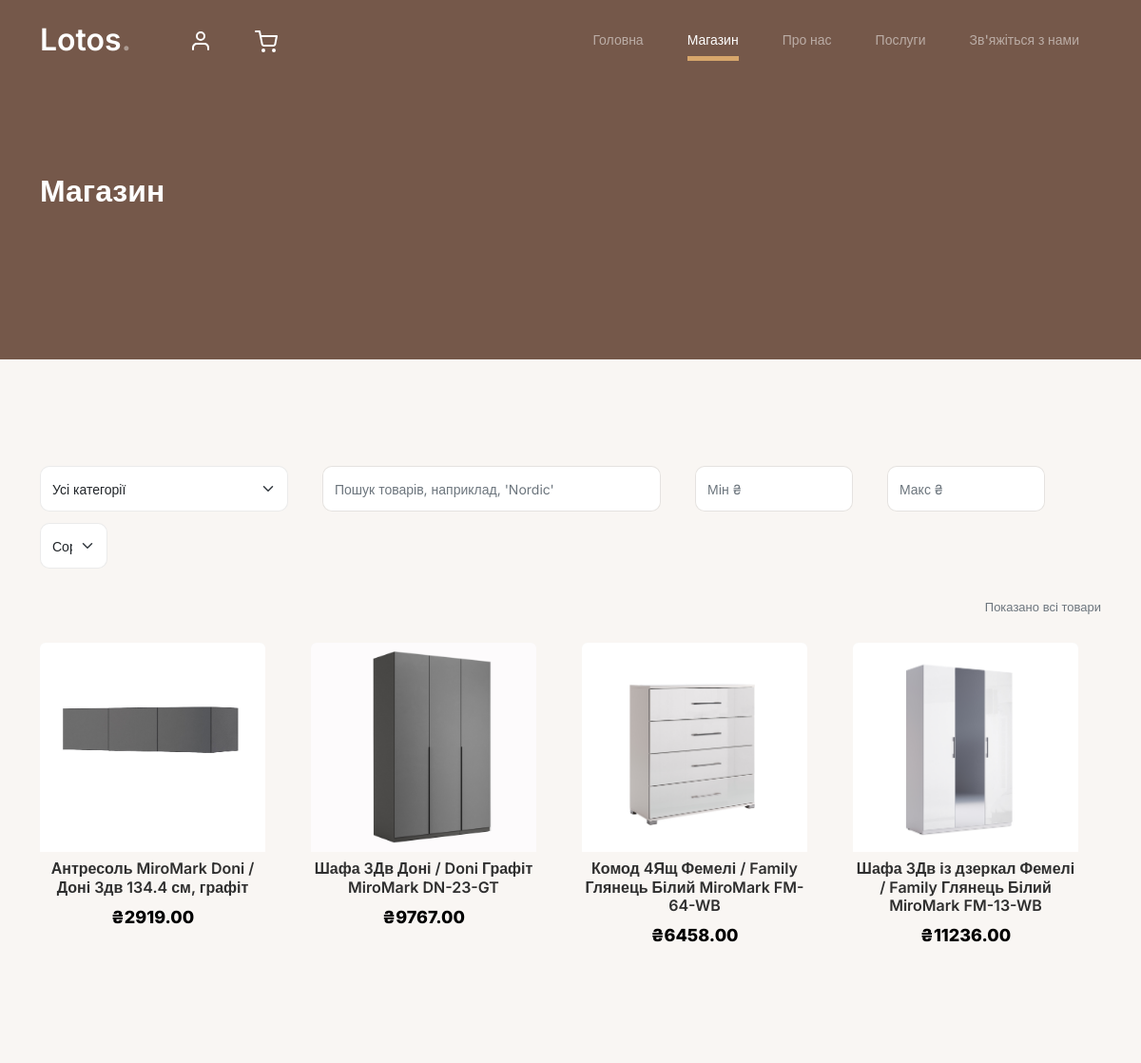
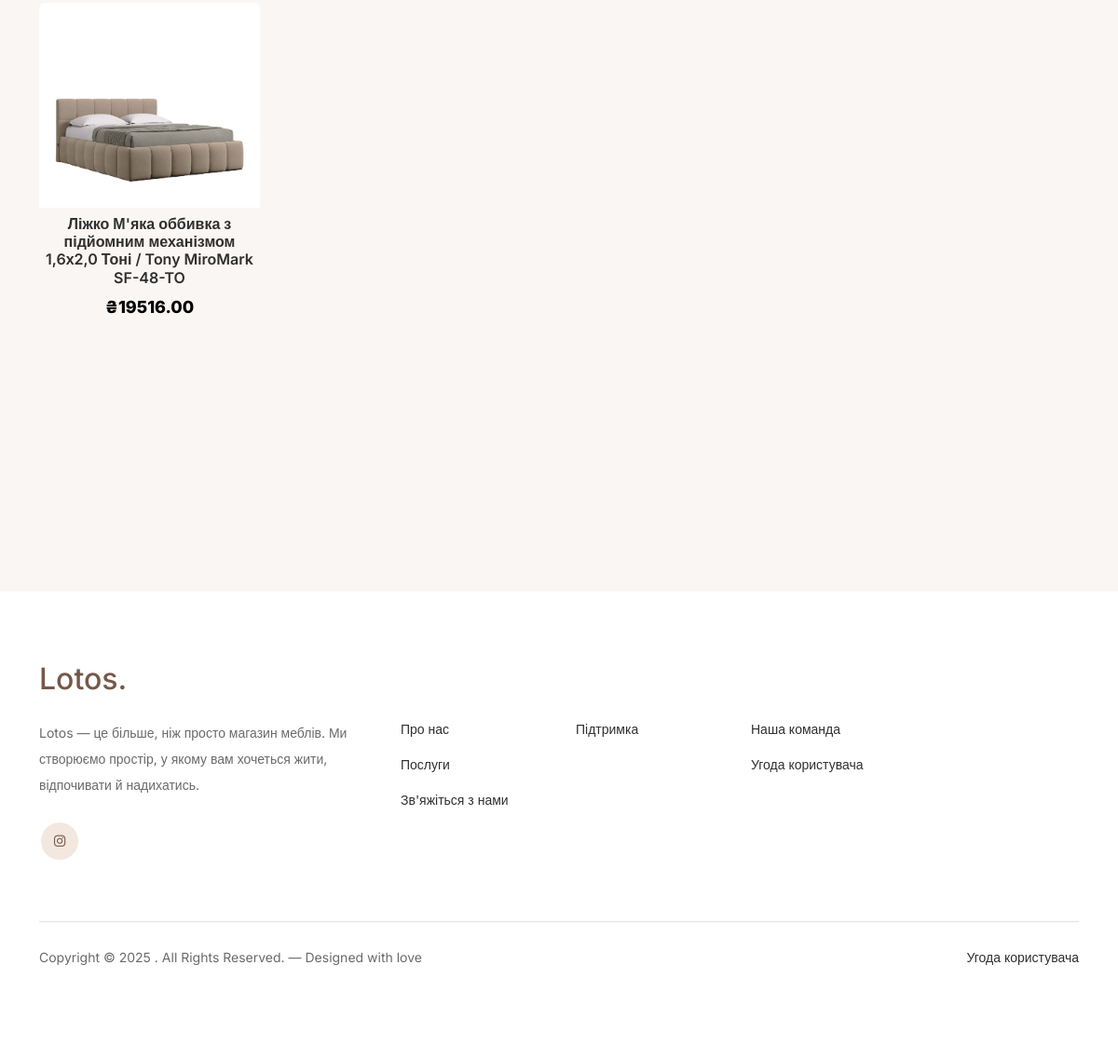
Page /shop on the committed database (2 pictures, top to bottom).
### models/models.py (models this page shows, shortened)
class Product(Base):
    __tablename__ = "products"
    id = Column(Integer, primary_key=True)
    name = Column(String(255), nullable=False)
    description = Column(Text, default="")
    price = Column(Float, default=0.0, nullable=False)  # базовая цена
    discount_percent = Column(Float, default=0.0, nullable=False)
    preview = Column(String(512), nullable=True)  # путь к превью/файлу
    category_id = Column(Integer, ForeignKey("categories.id"), nullable=True)
    attributes = Column(Text, default="")
    created_at = Column(DateTime, default=datetime.utcnow)
    updated_at = Column(DateTime, default=datetime.utcnow, onupdate=datetime.utcnow)
    category = relationship("Category", back_populates="products")
    images = relationship(
        "ProductImage", back_populates="product", cascade="all, delete-orphan"
    )

### main.py (the view)
@app.route("/shop")
def shop():
    db = SessionLocal()
    try:
        selected_category = request.args.get("category", "all")
        products = (
            db.query(Product)
            .options(joinedload(Product.images), joinedload(Product.category))
            .order_by(Product.id.desc())
            .all()
        )
        categories = get_all_categories()
        return render_template(
            "shop.html",
            products=products,
            categories=categories,
            selected_category=selected_category,
        )
    finally:
        db.close()

### database/db.py (called while the page is built)
def get_all_categories():
    db = SessionLocal()
    try:
        categories = db.query(Category).order_by(Category.name).all()
        return categories
    finally:
        db.close()

### main.py (called while the page is built)
@app.context_processor
def inject_urls():
    return {
        "urls": {
            "delete_category": url_for("categories.delete_category"),
            "add_category": url_for("categories.add_category"),
        }
    }

### templates/shop.html (shortened to what this page needs)
<!doctype html>
<html lang="en">
<head>
  <link href="{{url_for('static', filename='css/bootstrap.min.css')}}" rel="stylesheet">
  <link href="https://cdnjs.cloudflare.com/ajax/libs/font-awesome/6.0.0-beta3/css/all.min.css" rel="stylesheet">
  <link href="{{url_for('static', filename='css/tiny-slider.css')}}" rel="stylesheet">
  <link href="{{url_for('static', filename='css/style.css')}}" rel="stylesheet">
  <link href="{{url_for('static', filename='css/shop.css')}}" rel="stylesheet">
</head>
<body>
    <nav class="custom-navbar navbar navbar-expand-md navbar-dark bg-dark" aria-label="Furni navigation bar">
      <div class="container position-relative d-flex justify-content-between align-items-center">
        <a class="navbar-brand" href="{{ url_for('index') }}">Lotos<span>.</span></a>
        <ul class="custom-navbar-cta navbar-nav mb-2 mb-md-0 d-flex flex-row profile-cart-icons">
          <li class="nav-item me-3">
            <a class="nav-link" href="{{ url_for('profile') }}">
              <img src="{{url_for('static', filename='images/user.svg')}}" />
            </a>
          </li>
          <li class="nav-item">
            <a class="nav-link" href="{{ url_for('cart') }}">
              <img src="{{url_for('static', filename='images/cart.svg')}}" />
            </a>
          </li>
        </ul>
        <div class="collapse navbar-collapse" id="navbarsFurni">
          <ul class="custom-navbar-nav navbar-nav ms-auto mb-2 mb-md-0">
            <li class="nav-item"><a class="nav-link" href="{{ url_for('index') }}">Головна</a></li>
            <li class="active"><a class="nav-link" href="{{ url_for('categories_view') }}">Магазин</a></li>
            <li><a class="nav-link" href="{{ url_for('about') }}">Про нас</a></li>
            <li><a class="nav-link" href="{{ url_for('services') }}">Послуги</a></li>
            <li><a class="nav-link" href="{{ url_for('contact') }}">Зв'яжіться з нами</a></li>
          </ul>
        </div>
      </div>
    </nav>
  <div class="hero">
    <div class="container">
      <div class="row justify-content-between">
        <div class="col-lg-5">
          <div class="intro-excerpt">
            <h1>Магазин</h1>
          </div>
        </div>
        <div class="col-lg-7"></div>
      </div>
    </div>
  </div>
  <div class="untree_co-section product-section before-footer-section">
    <div class="container">
      <div class="row mb-4 align-items-center controls-row">
        <div class="col-12 col-md-3 mb-2 mb-md-0">
          <select id="categorySelect" class="form-select">
            <option value="all" {% if selected_category == 'all' %}selected{% endif %}>Усі категорії</option>
        </select>
        </div>
        <div class="col-12 col-md-4 mb-2 mb-md-0">
          <input id="searchInput" class="form-control" type="search" placeholder="Пошук товарів, наприклад, 'Nordic'">
        </div>
        <div class="col-6 col-md-2 mb-2 mb-md-0">
          <input id="minPrice" class="form-control" type="number" placeholder="Мiн ₴" min="0" step="1">
        </div>
        <div class="col-6 col-md-2 mb-2 mb-md-0">
          <input id="maxPrice" class="form-control" type="number" placeholder="Макс ₴" min="0" step="1">
        </div>
        <div class="col-12 col-md-1 text-md-end mt-2 mt-md-0">
          <select id="sortSelect" class="form-select" title="Sort by price">
            <option value="none">Сортувати</option>
          </select>
        </div>
        <div class="col-12 text-end mt-2">
          <small class="text-muted" id="resultsCount">Показано всі товари</small>
        </div>
      </div>
      <div class="row" id="productsRow">
  {% if products and products|length > 0 %}
    {% for p in products %}
      {% set img_src = p.preview %}
      {% if (not img_src) and p.images and p.images|length > 0 %}
        {% set img_src = p.images[0].path %}
      {% endif %}
      {% set discount = p.discount_percent or 0 %}
      {% set price_with_discount = (p.price * (1 - (discount / 100.0))) if discount else p.price %}
      <div class="col-12 col-md-4 col-lg-3 mb-5 product-col"
           data-category="{{ (p.category.name if p.category else '')|lower }}"
           data-price="{{ '%.2f' % price_with_discount }}">
        <a class="product-item d-block text-decoration-none" href="{{ url_for('product_info', product_id=p.id) }}">
          <div class="product-thumb">
            {% if img_src %}
              <img
                src="{{ url_for('static', filename=img_src[7:] if img_src.startswith('static/') else img_src) }}"
                class="img-fluid product-thumbnail"
                alt="{{ p.name }}">
            {% else %}
              <div class="product-thumb-placeholder">Немає фото</div>
            {% endif %}
          </div>
          <div class="product-content mt-2">
            <h3 class="product-title mb-2">{{ p.name }}</h3>
            {% if discount and discount|float > 0 %}
              <div class="d-flex flex-column">
                <strong class="product-price text-muted" style="text-decoration:line-through;">₴{{ '%.2f' % p.price }}</strong>
                <div class="product-discount mt-1">→ <strong class="text-success">₴{{ '%.2f' % price_with_discount }}</strong> <small class="text-muted">({{ discount }}% off)</small></div>
              </div>
            {% else %}
              <strong class="product-price" style="color:black;">₴{{ '%.2f' % p.price }}</strong>
            {% endif %}
          </div>
        </a>
      </div>
    {% endfor %}
  {% else %}
    <div class="col-12">
      <p class="text-center">Товари не знайдені.</p>
    </div>
  {% endif %}
</div>
      </div>
    </div>
    <footer class="footer-section">
      <div class="container relative">
        <div class="row g-5 mb-5">
          <div class="col-lg-4">
            <div class="mb-4 footer-logo-wrap">
              <a href="#" class="footer-logo">Lotos<span>.</span></a>
            </div>
            <p class="mb-4">
              Lotos — це більше, ніж просто магазин меблів. Ми створюємо простір, у якому вам хочеться жити, відпочивати й надихатись.
            </p>
            <ul class="list-unstyled custom-social">
              <li>
                <a href="https://www.instagram.com/lotos_mebel_ua"><span class="fa fa-brands fa-instagram"></span></a>
              </li>
            </ul>
          </div>
          <div class="col-lg-8">
            <div class="row links-wrap">
              <div class="col-6 col-sm-6 col-md-3">
                <ul class="list-unstyled">
                  <li><a href="#">Про нас</a></li>
                  <li><a href="#">Послуги</a></li>
                  <li><a href="#">Зв'яжіться з нами</a></li>
                </ul>
              </div>
              <div class="col-6 col-sm-6 col-md-3">
                <ul class="list-unstyled">
                  <li><a href="#">Підтримка</a></li>
                </ul>
              </div>
              <div class="col-6 col-sm-6 col-md-3">
                <ul class="list-unstyled">
                  <li><a href="#">Наша команда</a></li>
                  <li><a href="{{ url_for('terms') }}"> Угода користувача </a></li>
                </ul>
              </div>
            </div>
          </div>
        </div>
        <div class="border-top copyright">
          <div class="row pt-4">
            <div class="col-lg-6">
              <p class="mb-2 text-center text-lg-start">
                Copyright &copy;
                . All Rights Reserved. &mdash; Designed with love
              </p>
            </div>
            <div class="col-lg-6 text-center text-lg-end">
              <ul class="list-unstyled d-inline-flex ms-auto">
                <li><a href="{{ url_for('terms') }}"> Угода користувача </a></li>
              </ul>
            </div>
          </div>
        </div>
      </div>
    </footer>
</body>
</html>

### static/css/shop.css (style rules this page uses)
.product-thumb { width: 100%; height: 220px; display: block; overflow: hidden; border-radius: 6px 6px 0 0; background: #f5f5f5; position: relative; }
.product-thumb img.product-thumbnail { width: 100%; height: 100%; object-fit: cover; object-position: center center; display: block; }
.product-col .product-item { display: block; text-decoration: none; color: inherit; }
.product-thumbnail { max-width: none; height: auto; width: 100%; }

### rows in the picture
Product: preview (picture), name "Антресоль MiroMark Doni / Доні 3дв 134.4 см, графіт", price "2919.00"
Product: preview (picture), name "Шафа 3Дв Доні / Doni Графіт MiroMark DN-23-GT", price "9767.00"
Product: preview (picture), name "Комод 4Ящ Фемелі / Family Глянець Білий MiroMark FM-64-WB", price "6458.00"
Product: preview (picture), name "Шафа 3Дв із дзеркал Фемелі / Family Глянець Білий MiroMark FM-13-WB", price "11236.00"
Product: preview (picture), name "Ліжко М'яка оббивка з підйомним механізмом 1,6х2,0 Тоні / Tony MiroMark SF-48-TO", price "19516.00"
